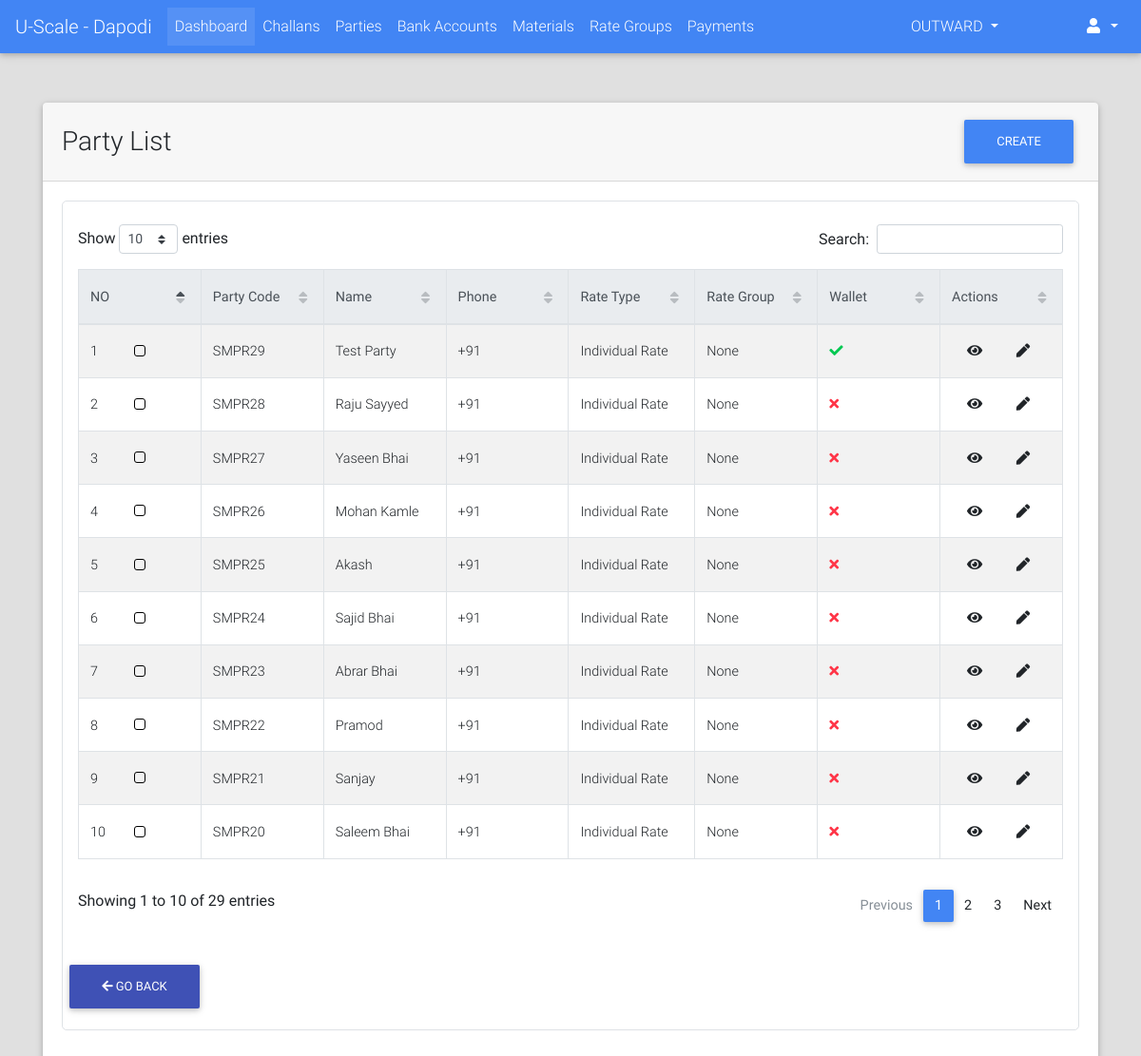
/parties/list/ (signed in), run on the app's committed database.
### parties/models.py (models this page shows, shortened)
class Party(models.Model):
    RATE_TYPE_CHOICES = (("GR", "Group Rate"), ("IR", "Individual Rate"))
    rate_type = models.CharField(max_length=2, choices=RATE_TYPE_CHOICES)
    rate_group = models.ForeignKey("rates.RateGroup", on_delete=models.PROTECT, blank=True, null=True)
    name = models.CharField(max_length=128)
    party_code = models.CharField(max_length=32, blank=True)
    address = models.TextField(blank=True)
    phone = models.CharField(max_length=13)
    whatsapp = models.CharField(max_length=13, blank=True)
    email = models.EmailField(blank=True, null=True)
    extra_info = models.TextField(blank=True)
    is_wallet_party = models.BooleanField(default=False)
    is_active = models.BooleanField(default=True)
    @property
    def get_absolute_url(self):
        return reverse_lazy("parties:detail", kwargs={"party_code": self.party_code})
    @property
    def get_update_url(self):
        return reverse_lazy("parties:update", kwargs={"party_code": self.party_code})
    class Meta:
        verbose_name = "Party"
        verbose_name_plural = "Parties"

### parties/views.py (the view)
class PartyListView(LoginRequiredMixin, ListView):
    model = Party
    context_object_name = "parties"
    template_name = "parties/list.html"
    ordering = "-id"
    def get_queryset(self):
        qs = super().get_queryset()
        return qs.filter(is_active=True)

### portal/templates/parties/list.html (shortened to what this page needs)
{% extends "portal/base.html" %}
{% load crispy_forms_tags %}
{% load static %}
{% block custom_links %}
    <link href="{% static "css/addons/datatables.min.css" %}" rel="stylesheet">
    <link href="{% static "css/addons/datatables-select.min.css" %}" rel="stylesheet">
{% endblock %}
{% block content %}
    <br><br>
    <div class="container">
        <div class="card">
            <div class="card-header">
                <div class="row">
                    <div class="col-lg-9 m-auto">
                        <h3 class="m-auto">Party List</h3>
                    </div>
                    <div class="col-lg-3">
                        <a class="float-right" href="{% url "parties:add" %}"><button class="btn btn-primary">Create</button></a>
                    </div>
                </div>
            </div>
            <div class="card-body">
                 <div class="table p-3 border" style="border-radius: 5px">
                     <table id="dt-basic-checkbox" class="table table-striped table-bordered" cellspacing="0" width="100%">
                         <thead class="thead-light">
                            <th class="th-sm">NO</th>
                            <th class="th-sm">Party Code</th>
                            <th class="th-sm">Name</th>
                            <th class="th-sm">Phone</th>
                            <th class="th-sm">Rate Type</th>
                            <th class="th-sm">Rate Group</th>
                            <th class="th-sm">Wallet</th>
                            <th class="th-sm">Actions</th>
                         </thead>
                         <tbody>
                             {% if parties %}
                                 {% for party in parties %}
                                     <tr>
                                        <td>{{ forloop.counter }}</td>
                                         <td><a href="{{ party.get_absolute_url }}">{{ party.party_code }}</a></td>
                                        <td>{{ party.name }}</td>
                                        <td>{{ party.phone }}</td>
                                        <td>{{ party.get_rate_type_display }}</td>
                                        <td>{{ party.rate_group }}</td>
                                        <td>
                                            {% if party.is_wallet_party %}
                                                <i class="fa fa-check text-success"></i>
                                            {% else %}
                                                <i class="fa fa-times text-danger"></i>
                                            {% endif %}
                                        </td>
                                        <td class="m-auto">
                                            <a class="m-3" href="{{ party.get_absolute_url }}"><i class="fa fa-eye"></i></a>
                                            <a class="m-3" href="{{ party.get_update_url }}"><i class="fa fa-pen"></i></a>
                                        </td>
                                     </tr>
                                 {% endfor %}
                             {% else %}
                                 <span class="text-black-50 font-weight-bold">No Parties Found</span>
                             {% endif %}
                         </tbody>
                    </table>
                    {% include "portal/goback_btn.html" %}
                 </div>
            </div>
        </div>
    </div>
{% endblock %}

### data on the page
Party: party_code "SMPR29", name "Test Party", phone "+91", rate_type "Individual Rate", rate_group "None", is_wallet_party True (drawn)
Party: party_code "SMPR28", name "Raju Sayyed", phone "+91", rate_type "Individual Rate", rate_group "None", is_wallet_party False (drawn)
Party: party_code "SMPR27", name "Yaseen Bhai", phone "+91", rate_type "Individual Rate", rate_group "None", is_wallet_party False (drawn)
Party: party_code "SMPR26", name "Mohan Kamle", phone "+91", rate_type "Individual Rate", rate_group "None", is_wallet_party False (drawn)
Party: party_code "SMPR25", name "Akash", phone "+91", rate_type "Individual Rate", rate_group "None", is_wallet_party False (drawn)
Party: party_code "SMPR24", name "Sajid Bhai", phone "+91", rate_type "Individual Rate", rate_group "None", is_wallet_party False (drawn)
Party: party_code "SMPR23", name "Abrar Bhai", phone "+91", rate_type "Individual Rate", rate_group "None", is_wallet_party False (drawn)
Party: party_code "SMPR22", name "Pramod", phone "+91", rate_type "Individual Rate", rate_group "None", is_wallet_party False (drawn)
Party: party_code "SMPR21", name "Sanjay", phone "+91", rate_type "Individual Rate", rate_group "None", is_wallet_party False (drawn)
Party: party_code "SMPR20", name "Saleem Bhai", phone "+91", rate_type "Individual Rate", rate_group "None", is_wallet_party False (drawn)
